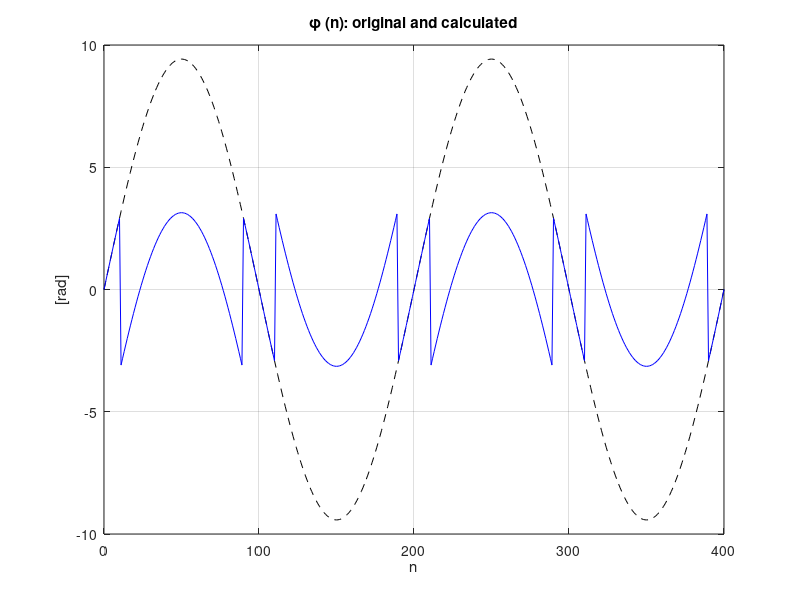
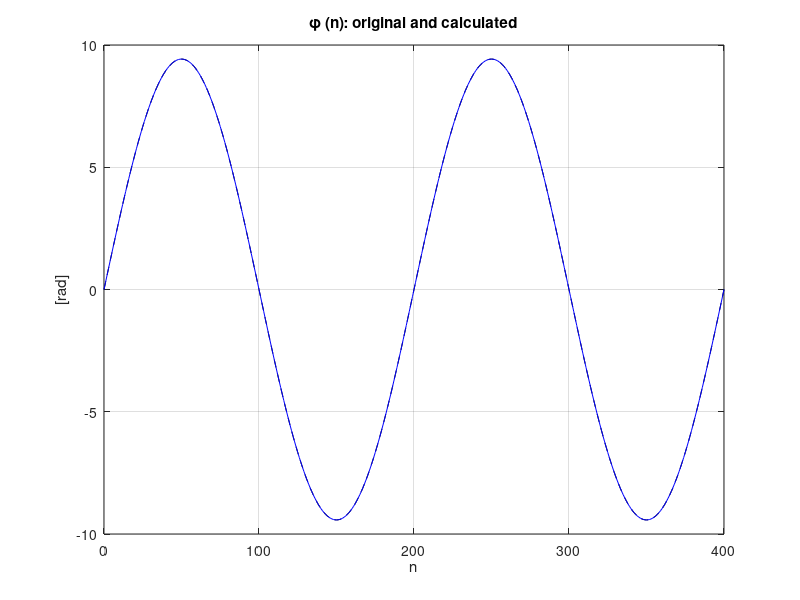

These charts were generated, in order, by the following MATLAB code:
% lab18_ex_unwrap.m
% Example of signal angle wrapping and un-wrapping
clear all; close all;

n = 0 : 400;                                   % sample indexes
phi = 3*pi*sin(2*pi/200*n);                    % changing angle in radians
x = exp( j*phi );                              % generated complex-value signal:
                                               % cos(phi)+j*sin(phi)
phi1 = atan2( imag(x), real(x) );              % restoring the angle #1
phi2 = angle( x );                             % restoring the angle #2
error = max(abs( phi1 - phi2 )),               % error, should be equal 0
figure; plot(n,phi,'k--',n,phi1,'b'); grid;    % figure
xlabel('n'); ylabel('[rad]'); title('\phi (n): original and calculated'); pause

phi1 = unwrap( phi1 );                         % phase unwraping
figure; plot(n,phi,'k--',n,phi1,'b'); grid;    % figure
xlabel('n'); ylabel('[rad]'); title('\phi (n): original and calculated'); pause
